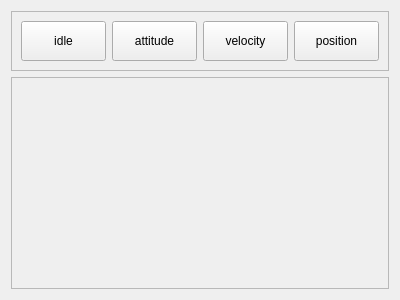
<?xml version="1.0" encoding="UTF-8"?>
<ui version="4.0">
 <class>QBalancingWidget</class>
 <widget class="QWidget" name="QBalancingWidget">
  <property name="geometry">
   <rect>
    <x>0</x>
    <y>0</y>
    <width>400</width>
    <height>300</height>
   </rect>
  </property>
  <property name="windowTitle">
   <string>Form</string>
  </property>
  <layout class="QVBoxLayout" name="verticalLayout" stretch="0,1">
   <item>
    <widget class="QFrame" name="controls_frame">
     <property name="frameShape">
      <enum>QFrame::StyledPanel</enum>
     </property>
     <property name="frameShadow">
      <enum>QFrame::Raised</enum>
     </property>
     <layout class="QHBoxLayout" name="horizontalLayout_2">
      <item>
       <widget class="QPushButton" name="idle_pushButton">
        <property name="minimumSize">
         <size>
          <width>0</width>
          <height>40</height>
         </size>
        </property>
        <property name="text">
         <string>idle</string>
        </property>
        <property name="icon">
         <iconset resource="../../../../QRoboticsCenter/QRoboticsCenter/icons.qrc">
          <normaloff>:/icons/balancing_control_idle.png</normaloff>:/icons/balancing_control_idle.png</iconset>
        </property>
       </widget>
      </item>
      <item>
       <widget class="QPushButton" name="attitude_pushButton">
        <property name="minimumSize">
         <size>
          <width>0</width>
          <height>40</height>
         </size>
        </property>
        <property name="text">
         <string>attitude</string>
        </property>
        <property name="icon">
         <iconset resource="../../../../QRoboticsCenter/QRoboticsCenter/icons.qrc">
          <normaloff>:/icons/balancing_control_attitude.png</normaloff>:/icons/balancing_control_attitude.png</iconset>
        </property>
       </widget>
      </item>
      <item>
       <widget class="QPushButton" name="velocity_pushButton">
        <property name="minimumSize">
         <size>
          <width>0</width>
          <height>40</height>
         </size>
        </property>
        <property name="text">
         <string>velocity</string>
        </property>
        <property name="icon">
         <iconset resource="../../../../QRoboticsCenter/QRoboticsCenter/icons.qrc">
          <normaloff>:/icons/balancing_control_velocity.png</normaloff>:/icons/balancing_control_velocity.png</iconset>
        </property>
       </widget>
      </item>
      <item>
       <widget class="QPushButton" name="position_pushButton">
        <property name="minimumSize">
         <size>
          <width>0</width>
          <height>40</height>
         </size>
        </property>
        <property name="text">
         <string>position</string>
        </property>
        <property name="icon">
         <iconset resource="../../../../QRoboticsCenter/QRoboticsCenter/icons.qrc">
          <normaloff>:/icons/balancing_control_position.png</normaloff>:/icons/balancing_control_position.png</iconset>
        </property>
       </widget>
      </item>
     </layout>
    </widget>
   </item>
   <item>
    <widget class="QFrame" name="widgets_frame">
     <property name="frameShape">
      <enum>QFrame::StyledPanel</enum>
     </property>
     <property name="frameShadow">
      <enum>QFrame::Raised</enum>
     </property>
     <layout class="QHBoxLayout" name="horizontalLayout">
      <item>
       <widget class="QPolarPlot" name="balance_widget" native="true">
        <layout class="QVBoxLayout" name="verticalLayout_2">
         <item>
          <spacer name="verticalSpacer">
           <property name="orientation">
            <enum>Qt::Vertical</enum>
           </property>
           <property name="sizeHint" stdset="0">
            <size>
             <width>20</width>
             <height>40</height>
            </size>
           </property>
          </spacer>
         </item>
         <item>
          <widget class="QLabel" name="balance_label">
           <property name="text">
            <string/>
           </property>
          </widget>
         </item>
        </layout>
       </widget>
      </item>
      <item>
       <widget class="QMapWidget" name="map_widget" native="true"/>
      </item>
     </layout>
    </widget>
   </item>
  </layout>
 </widget>
 <customwidgets>
  <customwidget>
   <class>QPolarPlot</class>
   <extends>QWidget</extends>
   <header>qpolarplot.h</header>
   <container>1</container>
  </customwidget>
  <customwidget>
   <class>QMapWidget</class>
   <extends>QWidget</extends>
   <header>qmapwidget.h</header>
   <container>1</container>
  </customwidget>
 </customwidgets>
 <resources>
  <include location="../../../../QRoboticsCenter/QRoboticsCenter/icons.qrc"/>
 </resources>
 <connections/>
</ui>
